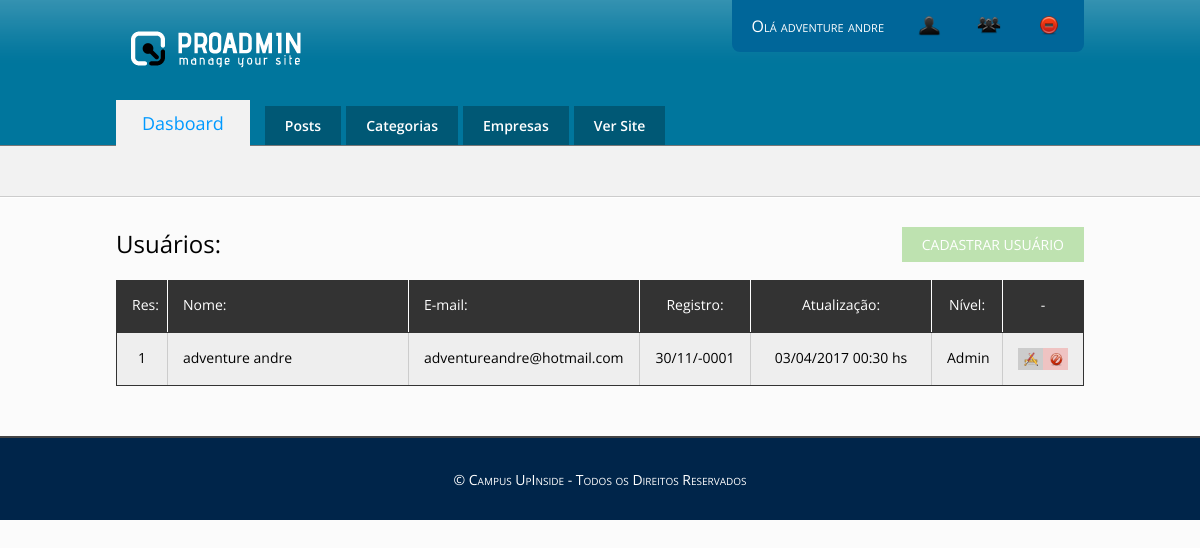
The app's page /admin/painel.php?exe=users/users (signed in) with its own data.
### tables this page shows
CREATE TABLE `adv_users` (
  `user_id` int(11) NOT NULL AUTO_INCREMENT,
  `user_name` varchar(255) NOT NULL,
  `user_lastname` varchar(255) NOT NULL,
  `user_email` varchar(255) NOT NULL,
  `user_password` varchar(255) NOT NULL,
  `user_registration` timestamp NOT NULL DEFAULT CURRENT_TIMESTAMP,
  `user_lastupdate` timestamp NULL DEFAULT NULL ON UPDATE CURRENT_TIMESTAMP,
  `user_level` int(11) NOT NULL DEFAULT '1',
  PRIMARY KEY (`user_id`)
);

### _app/Config.inc.php (called while the page is built, shortened)
<?php
function incluirClasses($Class)
{
    $cDir = ['Conn', 'Helpers', 'Models'];
    $iDir = null;
    foreach ($cDir as $dirName):
        if (!$iDir && file_exists(__DIR__ . DIRECTORY_SEPARATOR . $dirName . DIRECTORY_SEPARATOR . $Class . '.class.php') && !is_dir(__DIR__ . DIRECTORY_SEPARATOR . $dirName . DIRECTORY_SEPARATOR . $Class . '.class.php')):
            $iDir = true;
        endif;
    endforeach;
}

### _app/Conn/Read.class.php (called while the page is built, shortened)
<?php
class Read extends Conn {
    private $Select;
    private $Result;
    private $Read;
    public function ExeRead($Tabela, $Termos = null, $ParseString = null) {
        $this->Select = "SELECT * FROM {$Tabela} {$Termos}";
        $this->Execute();
    }
    public function getResult() {
        return $this->Result;
    }
    private function Connect() {
        $this->Conn = parent::getConn();
        $this->Read = $this->Conn->prepare($this->Select);
        $this->Read->setFetchMode(PDO::FETCH_ASSOC);
    }
    private function Execute() {
        $this->Connect();
        try {
            $this->Read->execute();
            $this->Result = $this->Read->fetchAll();
        } catch (PDOException $e) {
            $this->Result = null;
            ADVErro("<b>Erro ao Ler:</b> {$e->getMessage()}", $e->getCode());
        }
    }
}

### _app/Conn/Conn.class.php (called while the page is built)
<?php
abstract class Conn {
    private static $Host = HOST;
    private static $User = USER;
    private static $Pass = PASS;
    private static $Dbsa = DBSA;
    private static $Connect = null;
    private static function Conectar() {
        try {
            if (self::$Connect == null):
                $dsn = 'mysql:host=' . self::$Host . ';dbname=' . self::$Dbsa;
                $options = [ PDO::MYSQL_ATTR_INIT_COMMAND => 'SET NAMES UTF8'];
                self::$Connect = new PDO($dsn, self::$User, self::$Pass, $options);
            endif;
        } catch (PDOException $e) {
            PHPErro($e->getCode(), $e->getMessage(), $e->getFile(), $e->getLine());
            die;
        }
        self::$Connect->setAttribute(PDO::ATTR_ERRMODE, PDO::ERRMODE_EXCEPTION);
        return self::$Connect;
    }
    protected static function getConn() {
        return self::Conectar();
    }
}

### admin/system/users/users.php (the view, shortened to what this page needs)
<div class="content form_create">
    <article>
        <h1>Usuários: <a href="painel.php?exe=users/create" title="Cadastrar Novo" class="user_cad">Cadastrar Usuário</a></h1>
        <ul class="ultable">
            <li class="t_title">
                <span class="ui center">Res:</span>
                <span class="un">Nome:</span>
                <span class="ue">E-mail:</span>
                <span class="ur center">Registro:</span>
                <span class="ua center">Atualização:</span>
                <span class="ul center">Nível:</span>
                <span class="ed center">-</span>
            </li>
            <?php
            $read = new Read;
            $read->ExeRead("adv_users", "ORDER BY user_level DESC, user_name ASC");
            if ($read->getResult()):
                foreach ($read->getResult() as $user):
                    extract($user);
                    $user_lastupdate = ($user_lastupdate ? date('d/m/Y H:i', strtotime($user_lastupdate)) . ' hs' : '-');
                    $nivel = ['', 'User', 'Editor', 'Admin'];
                    ?>
                    <li>
                        <span class="ui center"><?= $user_id ?></span>
                        <span class="un"><?= $user_name . ' ' . $user_lastname; ?></span>
                        <span class="ue"><?= $user_email; ?></span>
                        <span class="ur center"><?= date('d/m/Y', strtotime($user_registration)); ?></span>
                        <span class="ua center"><?= $user_lastupdate; ?></span>
                        <span class="ul center"><?= $nivel[$user_level]; ?></span>
                        <span class="ed center">
                            <a href="painel.php?exe=users/update&userid=<?= $user_id; ?>" title="Editar" class="action user_edit">Editar</a>
                            <a href="painel.php?exe=users/users&delete=<?= $user_id; ?>" title="Deletar" class="action user_dele">Deletar</a>
                        </span>
                    </li>
                    <?php
                endforeach;
            endif;
            ?>
        </ul>
    </article>
</div>

### admin/css/admin.css (style rules this page uses)
body { font-family: 'Open Sans', sans-serif; }
body.painel { background: url(../images/header_bg.png) repeat-x #fbfbfb; }
.center { text-align: center !important; }
#painel .content { width: 968px; margin: 0 auto; }
.user_cad { float: right; background: #bee2b0; padding: 8px 20px; font-size: 14px; text-transform: uppercase; color: #fff; }
.ultable { width: 968px; display: block; margin: 20px auto; overflow: hidden; background: #eee; list-style: none; padding: 0; }
.ultable .t_title { background: #333; color: #fff; border-color: #333; width: 968px; }
.ultable .t_title span { border-color: #fff; }
.ultable li { float: left; display: block; border: 1px solid #333; border-top: none; width: 968px; font-size: 14px; }
.ultable li span { float: left; padding: 15px; border-right: 1px solid #ccc; min-height: 22px }
.ultable li .center { text-align: center; }
.ultable li .ui { width: 20px; }
.ultable li .un { width: 210px; }
.ultable li .ue { width: 200px; }
.ultable li .ur { width: 80px; }
.ultable li .ua { width: 150px; }
.ultable li .ul { width: 40px; }
.ultable li .ed { width: 50px; border-right-color: #333; }
.ultable li .ed a { background: #069; }
.ultable li .ed a:last-child { background-color: #efc3c2; }
.ultable li .ed .action { width: 25px; height: 22px; display: block; font-size: 0; float: left; }
.ultable li .ed .user_edit { background: #ccc url(../icons/act_edit.png) center center no-repeat; background-size: 70% }
.ultable li .ed .user_dele { background: #ccc url(../icons/act_delete.png) center center no-repeat; background-size: 70% }

### records on screen
adv_users: user_id "1", user_name "adventure", user_lastname "andre", user_email "adventureandre@hotmail.com", user_registration "30/11/-0001", user_lastupdate "03/04/2017 00:30 hs", user_level "Admin"

### other values on screen
$userlogin['user_name'] "adventure"
$userlogin['user_lastname'] "andre"
